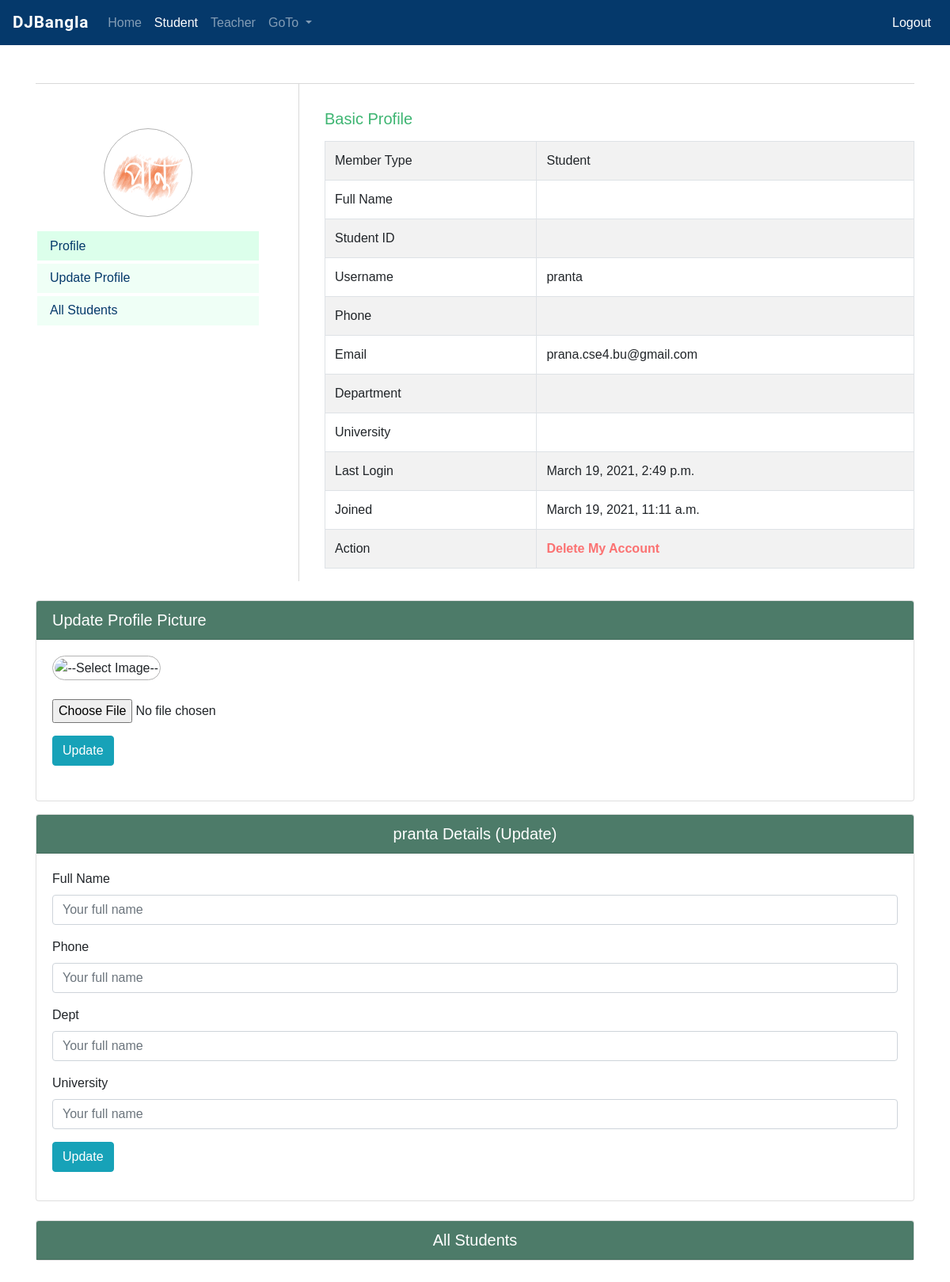
Screenshot of /multiauth/student/ (signed in) with the database file from the repository.
### multiauth/models.py (models this page shows)
class User(AbstractUser):
    is_student = models.BooleanField(default=False)
    is_teacher = models.BooleanField(default=False)

### multiauth/decorators.py (the view)
    def wrapper(request, *args, **kwargs):
        user = request.user
        if True == user.is_superuser:
            return function(request, *args, **kwargs)
        elif True != user.is_student:
            return redirect('no_access')
        else:
            return function(request, *args, **kwargs)

### multiauth/views.py (called while the page is built)
@login_required(login_url='multiauth_login')
@student_required
def multiauth_student(request):
    user = request.user
    allstudents = User.objects.filter(is_student=True)
    profilepictures = UserProfileImage.objects.all()
    profile = UserProfileImage.objects.filter(user=user)
    diction = {'user':user, 'allstudents':allstudents, 'profilepictures':profilepictures}
    if profile:
        profile = UserProfileImage.objects.get(user=user)
        diction = {'user':user, 'profile':profile, 'allstudents':allstudents, 'profilepictures':profilepictures}
    return render(request, 'multiauth/student.html', context=diction)

### templates/multiauth/student.html (shortened to what this page needs)
{% extends 'multiauth/base.html' %}
{% load static %}
{% block studentactive %}
    active
{% endblock studentactive %}
{% block body %}
<div class="container">
    <div class="profilepage">
        <div class="userside">
            <div class="profilepic">
                {% if user.userprofileimage.image %}
                    <img src="{{ user.userprofileimage.image.url }}" alt="profile"  >
                {% else %}
                    <img src="{% static 'img/logo.png' %}" alt="profile" >
                {% endif %}
            </div>
            <div class="profileuserlinks">
                <a href="#" class="profileuserlinks_active">Profile</a>
            <a href="#updateprofile">Update Profile</a>
            <a href="#allstudents">All Students</a>
            </div>
        </div>
        <div class="profileside">
            <h5>Basic Profile</h5>
            <div class="profiledetails">
                <table class="table table-striped table-bordered">
                    <tr>
                        <td>Member Type</td>
                        <td>Student</td>
                    </tr>
                    <tr>
                        <td>Full Name</td>
                        <td>{{user.student.name}}</td>
                    </tr>
                    <tr>
                        <td>Student ID</td>
                        <td>{{user.student.student_id}}</td>
                    </tr>
                    <tr>
                        <td>Username</td>
                        <td>{{user.username}}</td>
                    </tr>
                    <tr>
                        <td>Phone</td>
                        <td>{{user.student.phone}}</td>
                    </tr>
                    <tr>
                        <td>Email</td>
                        <td>{{user.email}}</td>
                    </tr>
                    <tr>
                        <td>Department</td>
                        <td>{{user.student.dept}}</td>
                    </tr>
                    <tr>
                        <td>University</td>
                        <td>{{user.student.university}}</td>
                    </tr>
                    <tr>
                        <td>Last Login </td>
                        <td>{{user.last_login}}</td>
                    </tr>
                    <tr>
                        <td>Joined</td>
                        <td>{{user.date_joined}}</td>
                    </tr>
                    <tr>
                        <td>Action</td>
                        <td>
                            <form action="{% url 'delete_my_account' %}" method="POST" class="d-inline">
                                <button class="profiledangerbtn">Delete My Account</button>
                            </form>
                        </td>
                    </tr>
                </table>
            </div>
        </div>
    </div>
</div>
<br>
<div class="container" id="updateprofile">
    <div class="card mb-3">
        <div class="card-header mycardheader">
            <h5>Update Profile Picture</h5>
        </div>
        <div class="card-body">
                <form action="{% url 'update_student_profile_picture' %}" method="POST" enctype="multipart/form-data">
                    <div class="form-group">
                        <img id="blah" src="#" alt="--Select Image--"  class="imageview" /><br><br>
                        <input type='file' name="image" class="form-control-file" onchange="readURL(this);" />
                        <button class="btn btn-info mt-3 mb-2">Update</button>
                    </div>
                </form>
        </div>
    </div>
</div>
<div class="container">
    <div class="id_my_details">
        <div class="card">
            <div class="card-header mycardheader">
                <h5 class="text-center">{{ user.username }} Details (Update)</h5>
            </div>
            <div class="card-body">
                <form action="{% url 'update_student_details' %}" method="POST">
                    <div class="form-group">
                        <label>Full Name</label>
                        <input type="text" class="form-control mb-3" required  value="{{ user.student.name }}" name="name" placeholder="Your full name" >
                        <label>Phone</label>
                        <input type="text" class="form-control mb-3" required  value="{{ user.student.phone }}" name="phone" placeholder="Your full name" >
                        <label>Dept</label>
                        <input type="text" class="form-control mb-3" required  value="{{ user.student.dept }}" name="dept" placeholder="Your full name" >
                        <label>University</label>
                        <input type="text" class="form-control mb-3" required  value="{{ user.student.university }}" name="university" placeholder="Your full name" >
                        <button class="btn btn-info">Update</button>
                    </div>
                </form>
            </div>
        </div>
    </div>
<div class="card mt-4">
    <div class="card-header mycardheader">
        <h5 class="text-center">All Students</h5>
    </div>
</div>
</div>
    <br><br>
{% endblock body %}

### static/css/basestyle.css (style rules this page uses)
* { margin: 0; padding: 0; }
:root { --roboto: "Roboto", sans-serif; --engfont: "Raleway", sans-serif; --banglafont: "Hind Siliguri", sans-serif; --bg: #5cdb94; --darkcolor: #05396b; --lightcolor: #edf5e0; --btn: #389583; --btnhover: #edf5e0; --dj: #0c4b33; }
body { margin: 0; padding: 0; font-family: var(--banglafont); }

### static/css/crudsearch.css (style rules this page uses)
* { margin: 0; padding: 0; }
:root { --roboto: "Roboto", sans-serif; --engfont: "Raleway", sans-serif; --banglafont: "Hind Siliguri", sans-serif; --bg: #5cdb94; --darkcolor: #05396b; --lightcolor: #edf5e0; --btn: #389583; --btnhover: #edf5e0; --dj: #0c4b33; --djlite: #4d7b69; }
.mycardheader { background: var(--djlite) !important; background-color: var(--djlite) !important; color: white; }
h5 { margin: 0; }

### static/css/multiauth.css (style rules this page uses)
* { margin: 0; padding: 0; scroll-behavior: smooth; }
:root { --roboto: "Roboto", sans-serif; --engfont: "Ubuntu", sans-serif; --banglafont: "Hind Siliguri", sans-serif; --bg: #5cdb94; --darkcolor: #05396b; --lightcolor: #edf5e0; --btn: #389583; --btnhover: #edf5e0; --dj: #0c4b33; }
.profilepage { display: flex; flex-direction: row; flex-wrap: wrap; margin-top: 3rem; border-top: 1px solid #d9d9d9; }
.userside { flex: 30%; display: flex; flex-direction: column; padding-right: 3rem; border-right: 1px solid #d9d9d9; padding-top: 2rem; }
.profileside { flex: 70%; padding-left: 2rem; padding-top: 2rem; }
.profileuserlinks { display: flex; flex-direction: column; }
.profileuserlinks a { background: #eefff6eb; color: var(--darkcolor); margin: 2px; padding: .4rem 1rem; font-family: var(--engfont); font-weight: 500; }
.profileuserlinks_active { background: #dcffeb !important; }
.profilepic { text-align: center; margin: 1rem; }
.profilepic img { border-radius: 30rem !important; height: 7rem; width: 7rem; padding: .15rem; border: 1px solid #b3b3b3; }
.profileside h5 { color: #3eb572; padding-bottom: 1rem; }
.profiledangerbtn { border: 0px; color: #ff3e3eb5; font-weight: 700; background: none; }
.imageview { border-radius: 30rem !important; height: 7rem; width: 7rem; padding: .15rem; border: 1px solid #b3b3b3; }

### rows the page displays
User: username "pranta", email "prana.cse4.bu@gmail.com", last_login "March 19, 2021, 2:49 p.m.", date_joined "March 19, 2021, 11:11 a.m."
